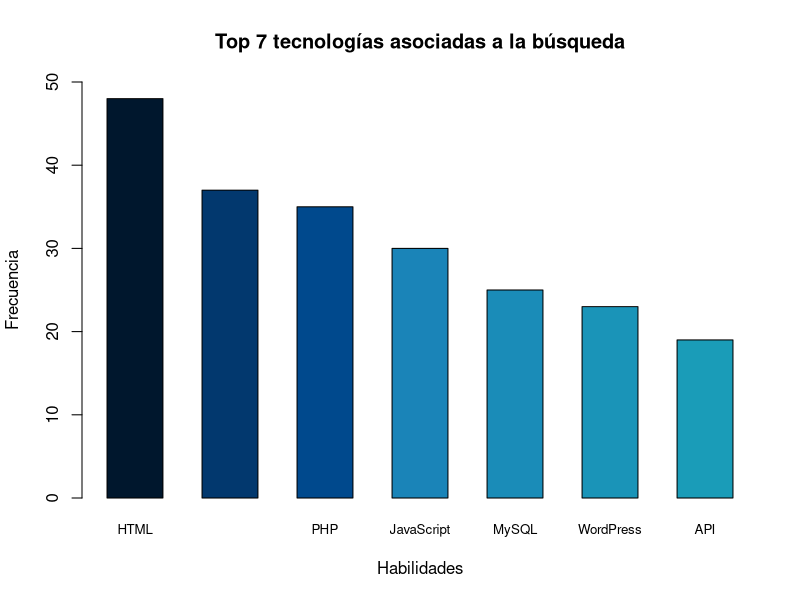
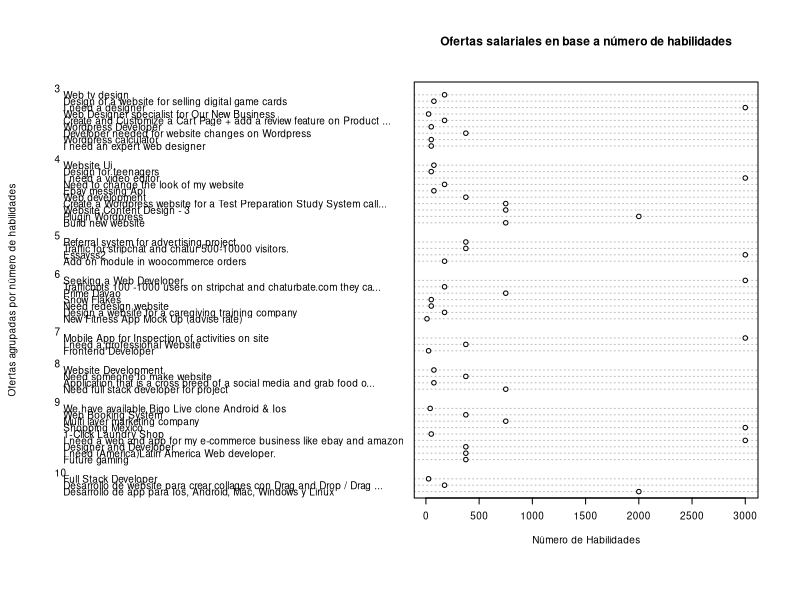

These charts were generated, in order, by the following R code:
# 1. Instalación de paquetes
install.packages("dplyr")
install.packages("tidyr")
install.packages("readxl")
install.packages("data.table")
install.packages("stringr")


# Validar si los paquetes se han instalado
library(dplyr) 
library(tidyr)
library(readxl)
library(data.table)
library(stringr)


# Importando el .csv a un dataset
ofertas <- read.csv("workana.csv", header = FALSE, sep =",")
# Renombrando columnas
names(ofertas)<- c("Titulo", "Fecha","Descripcion", "Salario", "Habilidades")



# ===================== HISTOGRAMA DE SKILLS ==========================

# Desglozamos la lista de skills en una columna cada skill
freqSkillDT <- data.table(ofertas)
freqSkillDT <- freqSkillDT[ , list( Habilidades = unlist( strsplit( Habilidades , "," ) ) ) , by = Titulo ]


# Debemos limpiar las filas caracteres basura
freqSkillDT <- str_remove_all(freqSkillDT$Habilidades, "[\\[\\]\"]")
freqSkillDT <- trimws(freqSkillDT)


#Ahora debemos sacar la frecuencia:
freqSkillDT <- table(freqSkillDT)


#Ahora vamos a sacar el top 7
freqSkillDT <- sort(freqSkillDT, decreasing = TRUE)
freqSkillDT <- head(freqSkillDT,7)


#Armamos el histograma
colores <- c("#00172d","#02386e","#00498d","#1a84b8","#1a8cb8","#1a94b8","#1a9cb8")
barplot(freqSkillDT, ylab = "Frecuencia", xlab = "Habilidades", 
        ylim = c(0,50), main = "Top 7 tecnologías asociadas a la búsqueda", 
        col = colores, space= 0.7, cex.names=0.8, 
        names.arg=abbreviate(names(freqSkillDT), minlength = 20))



# ========================= DOTCHART DE SALARIOS ================================

#Desglozamos las habilidades de la lista manteniendo salario y título 
dispDT <- data.table(ofertas)
dispDT <- dispDT[ , c("Titulo", "Salario", "Habilidades")]
dispDT <- dispDT[ , list( Habilidades = unlist( strsplit( Habilidades , "," ) ) )
                  , by = c("Titulo","Salario")]


#Sacando el numero de skills por título
dispDT <- dispDT[ , .N , by = c("Titulo","Salario")]
dispDT <- dispDT[ , gsub("+[^0-9-]", "", Salario), by = c("Titulo","N")]
dispDT <- dispDT[ , mean(as.numeric(unlist(strsplit(V1, "-", 1, FALSE))), na.rm=FALSE)
                  , by = c("Titulo","N")]
names(dispDT) <- c("Titulo", "Skills", "SalarioMed")


# Generando dotchart
grps <- as.factor(dispDT$Skills)
dotchart(dispDT$SalarioMed, main = "Ofertas salariales en base a número de habilidades"
         , labels = dispDT$Titulo ,groups = grps, cex = 0.6
         , xlab = "Número de Habilidades", ylab = "Ofertas agrupadas por número de habilidades")


